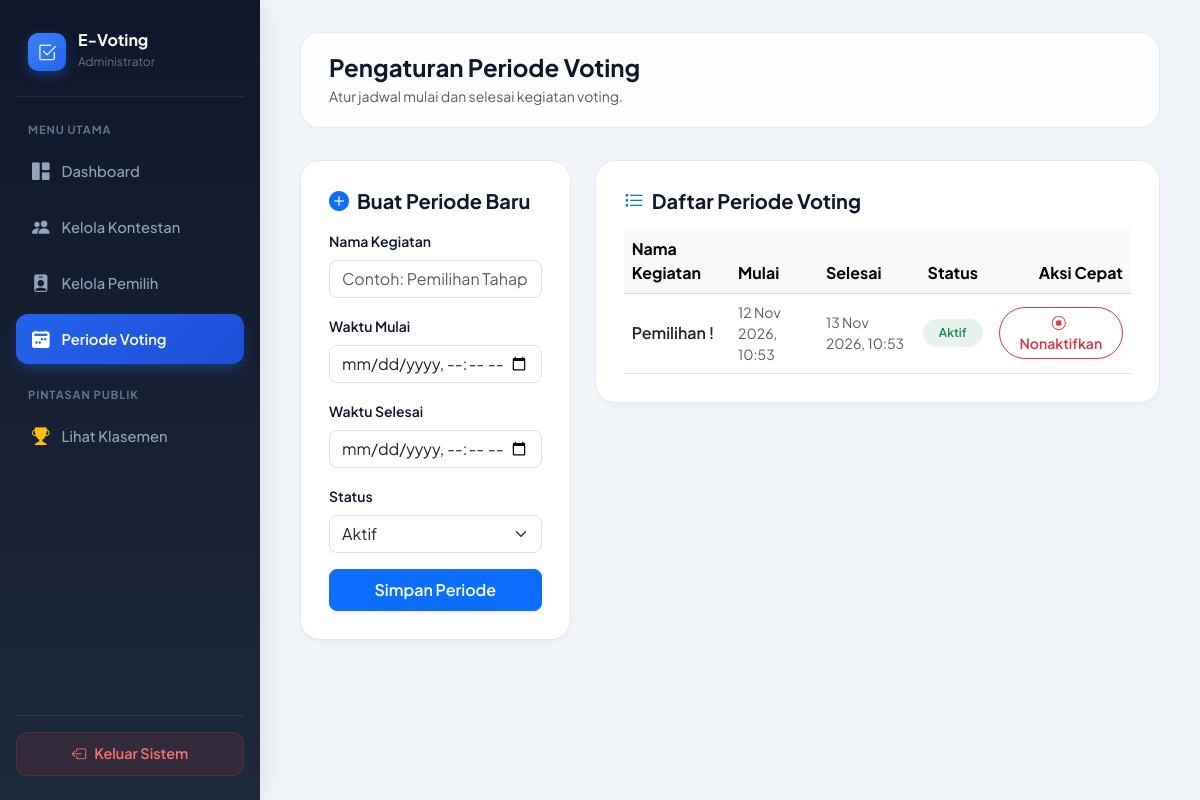
The page /periode.php (signed in) on the database its author committed.
### tables this page shows
CREATE TABLE `periode_voting` (
  `id` int(11) NOT NULL,
  `nama_periode` varchar(100) NOT NULL,
  `tanggal_mulai` datetime NOT NULL,
  `tanggal_selesai` datetime NOT NULL,
  `status` enum('Aktif','Nonaktif') DEFAULT 'Nonaktif'
);

### periode.php (the view, shortened to what this page needs)
<?php
require_once '../config/koneksi.php';
$periodeList = $pdo->query("SELECT * FROM periode_voting ORDER BY id DESC")->fetchAll();
?>
<!DOCTYPE html>
<html lang="id">
<head>
    <link href="https://cdn.jsdelivr.net/npm/bootstrap@5.3.0/dist/css/bootstrap.min.css" rel="stylesheet">
    <link rel="stylesheet" href="https://cdn.jsdelivr.net/npm/bootstrap-icons@1.10.5/font/bootstrap-icons.css">
</head>
<body>
    <aside class="sidebar" id="adminSidebar">
        <a href="dashboard.php" class="sidebar-brand">
            <div class="brand-icon"><i class="bi bi-check2-square"></i></div>
            <div>
                <span class="text-white fw-bold fs-6 d-block lh-1">E-Voting</span>
                <small class="text-secondary" style="font-size: 0.75rem;">Administrator</small>
            </div>
        </a>
        <div class="sidebar-heading">Menu Utama</div>
        <ul class="nav flex-column">
            <li class="nav-item"><a href="dashboard.php" class="nav-link"><i class="bi bi-grid-1x2-fill"></i> Dashboard</a></li>
            <li class="nav-item"><a href="kontestan.php" class="nav-link"><i class="bi bi-people-fill"></i> Kelola Kontestan</a></li>
            <li class="nav-item"><a href="pemilih.php" class="nav-link"><i class="bi bi-person-badge-fill"></i> Kelola Pemilih</a></li>
            <li class="nav-item"><a href="periode.php" class="nav-link active"><i class="bi bi-calendar2-week-fill"></i> Periode Voting</a></li>
        </ul>
        <div class="sidebar-heading mt-3">Pintasan Publik</div>
        <ul class="nav flex-column">
            <li class="nav-item"><a href="../pages/klasemen.php" target="_blank" class="nav-link"><i class="bi bi-trophy-fill text-warning"></i> Lihat Klasemen</a></li>
        </ul>
        <div class="sidebar-footer">
            <a href="../auth/logout.php" class="btn-logout"><i class="bi bi-box-arrow-left"></i> Keluar Sistem</a>
        </div>
    </aside>
    <div class="main-wrapper">
        <div class="top-header d-flex justify-content-between align-items-center flex-wrap gap-3">
            <div class="d-flex align-items-center gap-3">
                <div>
                    <h1 class="h4 fw-bold mb-1">Pengaturan Periode Voting</h1>
                    <p class="text-muted small mb-0">Atur jadwal mulai dan selesai kegiatan voting.</p>
                </div>
            </div>
        </div>
        <div class="row g-4">
            <div class="col-lg-4">
                <div class="modern-card">
                    <h5 class="fw-bold mb-3"><i class="bi bi-plus-circle-fill me-2 text-primary"></i>Buat Periode Baru</h5>
                    <form action="" method="POST">
                        <div class="mb-3">
                            <label class="form-label small fw-semibold">Nama Kegiatan</label>
                            <input type="text" name="nama_periode" class="form-control rounded-3" placeholder="Contoh: Pemilihan Tahap 1" required>
                        </div>
                        <div class="mb-3">
                            <label class="form-label small fw-semibold">Waktu Mulai</label>
                            <input type="datetime-local" name="tanggal_mulai" class="form-control rounded-3" required>
                        </div>
                        <div class="mb-3">
                            <label class="form-label small fw-semibold">Waktu Selesai</label>
                            <input type="datetime-local" name="tanggal_selesai" class="form-control rounded-3" required>
                        </div>
                        <div class="mb-3">
                            <label class="form-label small fw-semibold">Status</label>
                            <select name="status" class="form-select rounded-3">
                                <option value="Aktif">Aktif</option>
                            </select>
                        </div>
                        <button type="submit" class="btn btn-primary w-100 py-2 rounded-3 fw-semibold shadow-sm">Simpan Periode</button>
                    </form>
                </div>
            </div>
            <div class="col-lg-8">
                <div class="modern-card">
                    <h5 class="fw-bold mb-3"><i class="bi bi-list-task me-2 text-primary"></i>Daftar Periode Voting</h5>
                    <div class="table-responsive">
                        <table class="table table-hover align-middle mb-0">
                            <thead class="table-light">
                                <tr>
                                    <th>Nama Kegiatan</th>
                                    <th>Mulai</th>
                                    <th>Selesai</th>
                                    <th class="text-center">Status</th>
                                    <th class="text-end">Aksi Cepat</th>
                                </tr>
                            </thead>
                            <tbody>
                                <?php if (count($periodeList) > 0): ?>
                                    <?php foreach ($periodeList as $p): ?>
                                    <tr>
                                        <td class="fw-semibold"><?= htmlspecialchars($p['nama_periode']) ?></td>
                                        <td class="small text-muted"><?= date('d M Y, H:i', strtotime($p['tanggal_mulai'])) ?></td>
                                        <td class="small text-muted"><?= date('d M Y, H:i', strtotime($p['tanggal_selesai'])) ?></td>
                                        <td class="text-center">
                                            <span class="badge bg-<?= $p['status'] == 'Aktif' ? 'success' : 'secondary' ?> bg-opacity-10 text-<?= $p['status'] == 'Aktif' ? 'success' : 'secondary' ?> px-3 py-2 rounded-pill fw-semibold">
                                                <?= $p['status'] ?>
                                            </span>
                                        </td>
                                        <td class="text-end">
                                            <?php if ($p['status'] === 'Aktif'): ?>
                                                <a href="periode.php?ubah_status=Nonaktif&id=<?= $p['id'] ?>" class="btn btn-sm btn-outline-danger rounded-pill px-3 fw-semibold">
                                                    <i class="bi bi-stop-circle me-1"></i> Nonaktifkan
                                                </a>
                                            <?php else: ?>
                                                <a href="periode.php?ubah_status=Aktif&id=<?= $p['id'] ?>" class="btn btn-sm btn-outline-success rounded-pill px-3 fw-semibold">
                                                    <i class="bi bi-play-circle me-1"></i> Aktifkan
                                                </a>
                                            <?php endif; ?>
                                        </td>
                                    </tr>
                                    <?php endforeach; ?>
                                <?php else: ?>
                                    <tr>
                                        <td colspan="5" class="text-center text-muted py-5">Belum ada periode voting yang dibuat.</td>
                                    </tr>
                                <?php endif; ?>
                            </tbody>
                        </table>
                    </div>
                </div>
            </div>
        </div>
    </div>
</body>
</html>

### periode.php (style rules this page uses)
body { font-family: 'Plus Jakarta Sans', sans-serif; background-color: #f1f5f9; color: #0f172a; overflow-x: hidden; }
.sidebar { background: linear-gradient(180deg, #0f172a 0%, #1e293b 100%); min-height: 100vh; width: 260px; position: fixed; top: 0; left: 0; z-index: 1000; padding: 1.5rem 1rem; display: flex; flex-direction: column; box-shadow: 4px 0 24px rgba(0, 0, 0, 0.08); transition: all 0.3s ease; }
.sidebar-brand { display: flex; align-items: center; gap: 0.75rem; padding: 0.5rem 0.75rem 1.5rem; border-bottom: 1px solid rgba(255, 255, 255, 0.08); margin-bottom: 1.5rem; text-decoration: none; }
.brand-icon { width: 38px; height: 38px; background: linear-gradient(135deg, #3b82f6 0%, #2563eb 100%); border-radius: 10px; display: flex; align-items: center; justify-content: center; color: white; font-size: 1.2rem; box-shadow: 0 4px 12px rgba(37, 99, 235, 0.4); }
.sidebar-heading { font-size: 0.7rem; text-transform: uppercase; letter-spacing: 0.08em; color: #64748b; font-weight: 700; padding: 0 0.75rem; margin-bottom: 0.5rem; }
.sidebar .nav-link { color: #94a3b8; font-weight: 500; font-size: 0.92rem; padding: 0.75rem 1rem; border-radius: 0.75rem; margin-bottom: 0.35rem; display: flex; align-items: center; gap: 0.75rem; transition: all 0.25s ease; }
.sidebar .nav-link i { font-size: 1.1rem; }
.sidebar .nav-link.active { color: #ffffff; background: linear-gradient(135deg, #2563eb 0%, #1d4ed8 100%); box-shadow: 0 6px 16px -4px rgba(37, 99, 235, 0.5); font-weight: 600; }
.sidebar-footer { margin-top: auto; padding-top: 1rem; border-top: 1px solid rgba(255, 255, 255, 0.08); }
.btn-logout { color: #f87171; background: rgba(239, 68, 68, 0.1); border: 1px solid rgba(239, 68, 68, 0.2); border-radius: 0.75rem; padding: 0.65rem 1rem; width: 100%; display: flex; align-items: center; justify-content: center; gap: 0.5rem; font-weight: 600; font-size: 0.9rem; text-decoration: none; transition: all 0.2s ease; }
.main-wrapper { margin-left: 260px; padding: 2rem 2.5rem; min-height: 100vh; }
.top-header { background: rgba(255, 255, 255, 0.8); backdrop-filter: blur(12px); border: 1px solid #e2e8f0; border-radius: 1.25rem; padding: 1.25rem 1.75rem; margin-bottom: 2rem; box-shadow: 0 2px 10px rgba(0, 0, 0, 0.02); }
.modern-card { background: #ffffff; border: 1px solid #e2e8f0; border-radius: 1.25rem; padding: 1.75rem; box-shadow: 0 4px 6px -1px rgba(0, 0, 0, 0.03); }

### rows shown on the page
periode_voting: nama_periode "Pemilihan !", tanggal_mulai "12 Nov 2026, 10:53", tanggal_selesai "13 Nov 2026, 10:53", status "Aktif"
